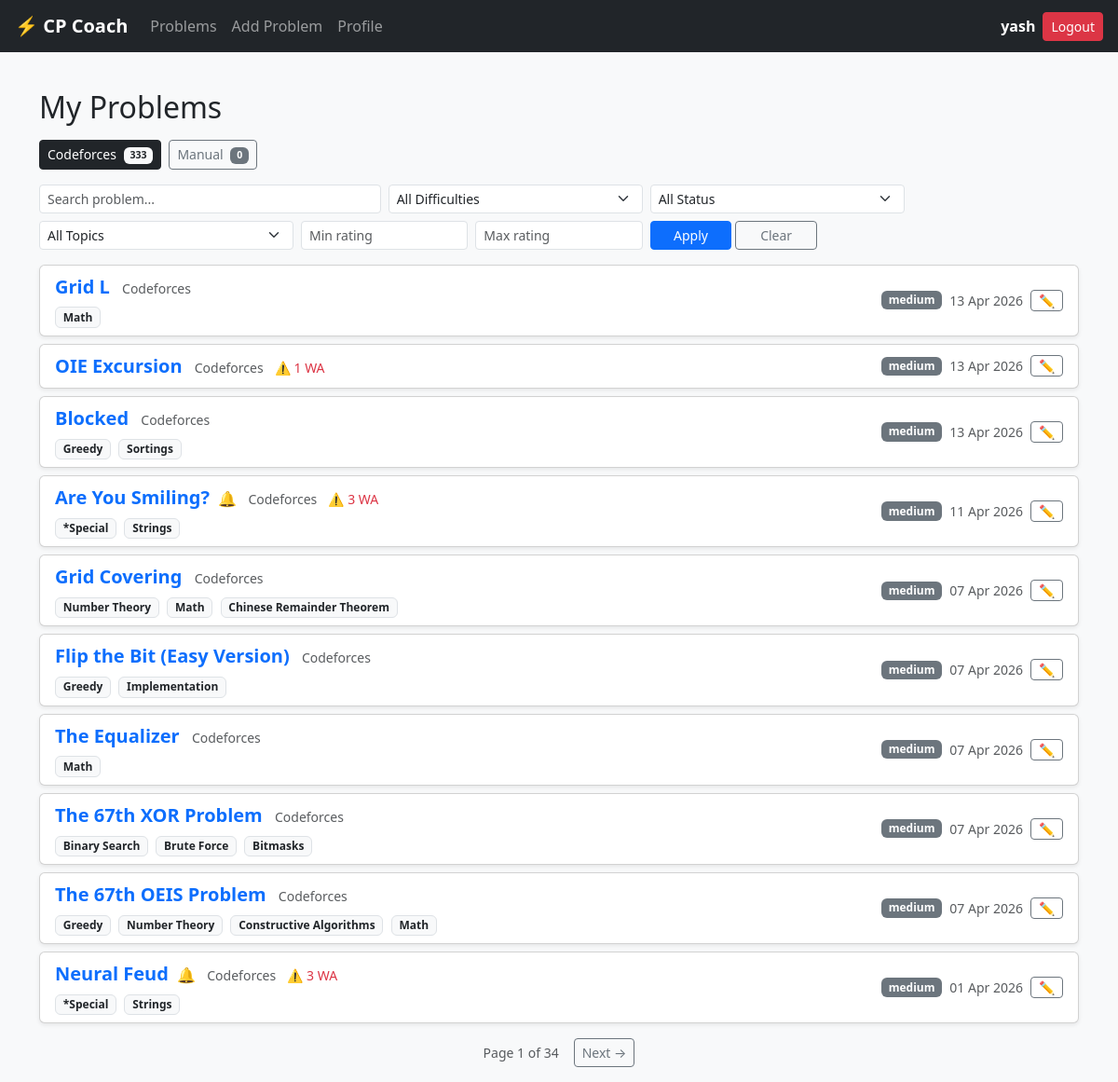
The app's page /problems/ (signed in) with its own data.
### core/models.py (models this page shows, shortened)
class UserProblem(models.Model):
    STATUS_CHOICES = [
        ('unsolved', 'Unsolved'),
        ('solved', 'Solved'),
        ('revision', 'Revision'),
    ]
    user = models.ForeignKey(User, on_delete=models.CASCADE, related_name='user_problems')
    problem = models.ForeignKey(Problem, on_delete=models.CASCADE)
    status = models.CharField(max_length=20, choices=STATUS_CHOICES, default='unsolved')
    is_favorite = models.BooleanField(default=False)
    wrong_attempts = models.IntegerField(default=0)
    last_practiced = models.DateTimeField(null=True, blank=True)
    notes = models.TextField(blank=True)
    review_priority = models.IntegerField(default=0)
    class Meta:
        unique_together = ('user', 'problem')

class Problem(models.Model):
    title = models.CharField(max_length=255)
    platform = models.ForeignKey(Platform, on_delete=models.CASCADE)
    problem_code = models.CharField(max_length=100)
    DIFFICULTY_CHOICES = [
    ('easy', 'Easy'),
    ('medium', 'Medium'),
    ('hard', 'Hard'),
    ]
    difficulty = models.CharField(
        max_length=20,
        choices=DIFFICULTY_CHOICES
    )
    rating = models.IntegerField(null=True, blank=True)
    link = models.URLField()
    topics = models.ManyToManyField(Topic, related_name='problems')
    created_at = models.DateTimeField(auto_now_add=True)
    class Meta:
        unique_together = ('platform', 'problem_code')

class Platform(models.Model):
    name = models.CharField(max_length=50, unique=True)
    slug = models.SlugField(unique=True)

class Topic(models.Model):
    name = models.CharField(max_length=100, unique=True)

### core/views/problems.py (the view)
# urls.py: path('problems/', views.problem_list, name='problem_list'),
@login_required
def problem_list(request):
    active_tab = request.GET.get('tab', 'cf')
    base_qs = UserProblem.objects.filter(user=request.user)\
        .select_related('problem', 'problem__platform')\
        .prefetch_related('problem__topics')
    if active_tab == 'manual':
        qs = base_qs.filter(problem__platform__slug='manual')
    else:
        qs = base_qs.exclude(problem__platform__slug='manual')
    difficulties = Problem.DIFFICULTY_CHOICES
    difficulty = request.GET.get('difficulty')
    status = request.GET.get('status')
    search = request.GET.get('search')
    topic = request.GET.get('topic')
    if difficulty:
        qs = qs.filter(problem__difficulty=difficulty)
    if status:
        qs = qs.filter(status=status)
    if search:
        qs = qs.filter(problem__title__icontains=search)
    if topic:
        qs = qs.filter(problem__topics__name__iexact=topic)
    min_rating = request.GET.get('min_rating')
    max_rating = request.GET.get('max_rating')
    if min_rating:
        qs = qs.filter(problem__rating__gte=min_rating)
    if max_rating:
        qs = qs.filter(problem__rating__lte=max_rating)
    topics = Topic.objects.filter(
        problems__userproblem__user=request.user
    ).distinct().order_by('name')
    sort = request.GET.get('sort')
    if sort == 'priority':
        qs = qs.filter(review_priority__gt=50).order_by('-review_priority', '-last_practiced')
    else:
        qs = qs.order_by('-last_practiced', '-id')
    paginator = Paginator(qs, 10)
    page_obj = paginator.get_page(request.GET.get('page'))
    cf_count = base_qs.exclude(problem__platform__slug='manual').count()
    manual_count = base_qs.filter(problem__platform__slug='manual').count()
    return render(request, 'problems/list.html', {
        'problems': page_obj,
        'difficulties': difficulties,
        'active_tab': active_tab,
        'cf_count': cf_count,
        'manual_count': manual_count,
        'sort': sort,
        'topics': topics,
        'selected_topic': topic or '',
        'min_rating': min_rating or '',
        'max_rating': max_rating or '',
    })

### core/templatetags/url_tags.py (called while the page is built)
@register.simple_tag(takes_context=True)
def url_replace(context, **kwargs):
    query = context['request'].GET.copy()
    for key, value in kwargs.items():
        query[key] = value
    return query.urlencode()

### core/templates/problems/list.html (shortened to what this page needs)
{% extends "base.html" %}
{% load url_tags %}
{% block content %}
<div class="container mt-4">
  <h2 class="mb-3">My Problems</h2>
  <div class="d-flex justify-content-between align-items-center mb-3">
    <div>
      <a href="?tab=cf"
         class="btn btn-sm me-1 {% if active_tab == 'cf' %}btn-dark{% else %}btn-outline-secondary{% endif %}">
        Codeforces
        <span class="badge ms-1 {% if active_tab == 'cf' %}bg-light text-dark{% else %}bg-secondary{% endif %}">
          {{ cf_count }}
        </span>
      </a>
      <a href="?tab=manual"
         class="btn btn-sm {% if active_tab == 'manual' %}btn-dark{% else %}btn-outline-secondary{% endif %}">
        Manual
        <span class="badge ms-1 {% if active_tab == 'manual' %}bg-light text-dark{% else %}bg-secondary{% endif %}">
          {{ manual_count }}
        </span>
      </a>
    </div>
  </div>
  <form method="GET" class="row g-2 mb-3">
    <div class="col-md-4">
      <input type="text" name="search" class="form-control form-control-sm"
             placeholder="Search problem..." value="{{ request.GET.search }}">
    </div>
    <div class="col-md-3">
      <select name="difficulty" class="form-select form-select-sm">
        <option value="">All Difficulties</option>
      </select>
    </div>
    <div class="col-md-3">
      <select name="status" class="form-select form-select-sm">
        <option value="">All Status</option>
      </select>
    </div>
    <div class="col-md-3">
      <select name="topic" class="form-select form-select-sm">
        <option value="">All Topics</option>
      </select>
    </div>
    <div class="col-md-2">
      <input type="number" name="min_rating" class="form-control form-control-sm"
             placeholder="Min rating" value="{{ min_rating }}" step="100" min="800" max="3500">
    </div>
    <div class="col-md-2">
      <input type="number" name="max_rating" class="form-control form-control-sm"
             placeholder="Max rating" value="{{ max_rating }}" step="100" min="800" max="3500">
    </div>
    <div class="col-md-2 d-flex gap-1">
      <button type="submit" class="btn btn-sm btn-primary w-100">Apply</button>
      <a href="?tab={{ active_tab }}" class="btn btn-sm btn-outline-secondary w-100">Clear</a>
    </div>
  </form>
  {% for up in problems %}
    <div class="card mb-2 shadow-sm">
      <div class="card-body py-2 d-flex justify-content-between align-items-center">
        <div>
          {% if up.problem.link %}
            <a href="{{ up.problem.link }}" target="_blank"
               class="fw-semibold text-decoration-none" style="font-size:20px;">
              {{ up.problem.title }}
            </a>
          {% else %}
            <span class="fw-semibold">{{ up.problem.title }}</span>
          {% endif %}
          {% if up.review_priority > 30 %}
            <span title="Review recommended" class="ms-1">🔔</span>
          {% endif %}
          <small class="text-muted ms-2">{{ up.problem.platform.name }}</small>
          {% if up.wrong_attempts > 0 %}
            <small class="text-danger ms-2">⚠️ {{ up.wrong_attempts }} WA</small>
          {% endif %}
          {% if up.problem.topics.all %}
            <div class="mt-1">
              {% for topic in up.problem.topics.all %}
                <span class="badge bg-light text-dark border me-1" style="font-size:12px;">
                  {{ topic.name }}
                </span>
              {% endfor %}
            </div>
          {% endif %}
        </div>
        <div class="d-flex align-items-center gap-2 text-nowrap">
          <span class="badge bg-secondary">{{ up.problem.difficulty }}</span>
          <small class="text-muted">{{ up.last_practiced|date:"d M Y"|default:"—" }}</small>
          <a href="{% url 'edit_problem' up.pk %}"
             class="btn btn-sm btn-outline-secondary py-0 px-2">✏️</a>
        </div>
      </div>
    </div>
  {% endfor %}
  <div class="d-flex justify-content-center align-items-center gap-3 mt-3">
    <span class="text-muted small">
      Page {{ problems.number }} of {{ problems.paginator.num_pages }}
    </span>
    {% if problems.has_next %}
      <a href="?{% url_replace page=problems.next_page_number tab=active_tab %}"
         class="btn btn-sm btn-outline-secondary">Next →</a>
    {% endif %}
  </div>
</div>
{% endblock %}

### core/templates/base.html (shortened to what this page needs)
{% load static %}
<!DOCTYPE html>
<html lang="en">
<head>
  <link href="https://cdn.jsdelivr.net/npm/bootstrap@5.3.0/dist/css/bootstrap.min.css" rel="stylesheet">
</head>
<body class="bg-light">
  <nav class="navbar navbar-expand-lg navbar-dark bg-dark px-3">
    <a class="navbar-brand fw-bold" href="{% url 'dashboard' %}">⚡ CP Coach</a>
    <div class="collapse navbar-collapse">
      <ul class="navbar-nav me-auto">
        <li class="nav-item">
          <a class="nav-link" href="{% url 'problem_list' %}">Problems</a>
        </li>
        <li class="nav-item">
          <a class="nav-link" href="{% url 'add_problem' %}">Add Problem</a>
        </li>
        <li class="nav-item">
          <a class="nav-link" href="{% url 'profile' %}">Profile</a>
        </li>
      </ul>
      <ul class="navbar-nav ms-auto align-items-center gap-2">
        {% if user.is_authenticated %}
          <li class="nav-item">
            <span class="text-white fw-semibold">{{ user.username }}</span>
          </li>
          <li class="nav-item">
            <form method="POST" action="{% url 'logout' %}"
                  onsubmit="return confirm('Are you sure you want to logout?')">
              <button type="submit" class="btn btn-danger btn-sm">Logout</button>
            </form>
          </li>
        {% else %}
          <li class="nav-item">
            <a class="nav-link" href="{% url 'login' %}">Login</a>
          </li>
        {% endif %}
      </ul>
    </div>
  </nav>
  <div id="toast-container" class="position-fixed top-0 end-0 p-3" style="z-index: 9999;"></div>
  <main class="py-3">
    {% block content %}{% endblock %}
  </main>
</body>
</html>

### records on screen
UserProblem: problem "Grid L", problem.platform.name "Codeforces", problem.difficulty "medium", last_practiced "13 Apr 2026"
Topic: name "Math"
UserProblem: problem "OIE Excursion", problem.platform.name "Codeforces", wrong_attempts "1", problem.difficulty "medium", last_practiced "13 Apr 2026"
UserProblem: problem "Blocked", problem.platform.name "Codeforces", problem.difficulty "medium", last_practiced "13 Apr 2026"
Topic: name "Greedy"
Topic: name "Sortings"
UserProblem: problem "Are You Smiling?", problem.platform.name "Codeforces", wrong_attempts "3", problem.difficulty "medium", last_practiced "11 Apr 2026"
Topic: name "*Special"
Topic: name "Strings"
UserProblem: problem "Grid Covering", problem.platform.name "Codeforces", problem.difficulty "medium", last_practiced "07 Apr 2026"
Topic: name "Number Theory"
Topic: name "Chinese Remainder Theorem"
UserProblem: problem "Flip the Bit (Easy Version)", problem.platform.name "Codeforces", problem.difficulty "medium", last_practiced "07 Apr 2026"
Topic: name "Implementation"
UserProblem: problem "The Equalizer", problem.platform.name "Codeforces", problem.difficulty "medium", last_practiced "07 Apr 2026"
UserProblem: problem "The 67th XOR Problem", problem.platform.name "Codeforces", problem.difficulty "medium", last_practiced "07 Apr 2026"
Topic: name "Binary Search"
Topic: name "Brute Force"
Topic: name "Bitmasks"
UserProblem: problem "The 67th OEIS Problem", problem.platform.name "Codeforces", problem.difficulty "medium", last_practiced "07 Apr 2026"
Topic: name "Constructive Algorithms"
UserProblem: problem "Neural Feud", problem.platform.name "Codeforces", wrong_attempts "3", problem.difficulty "medium", last_practiced "01 Apr 2026"

### other values on screen
{{ user.username }} "yash"
{{ cf_count }} "333"
{{ manual_count }} "0"
{{ problems.number }} "1"
{{ problems.paginator.num_pages }} "34"
